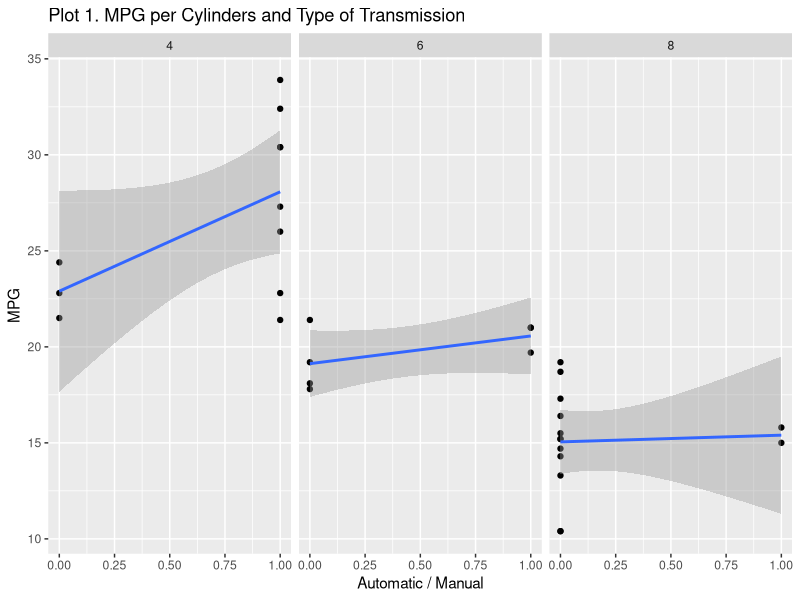
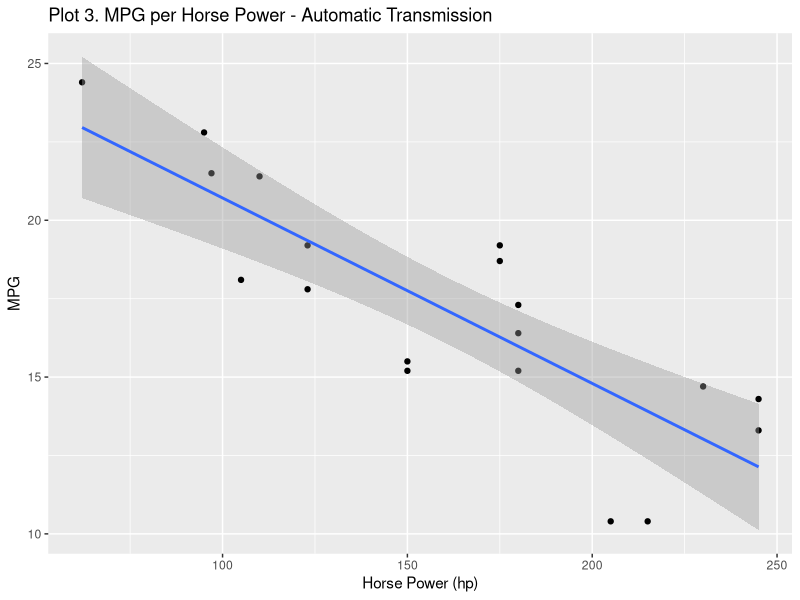
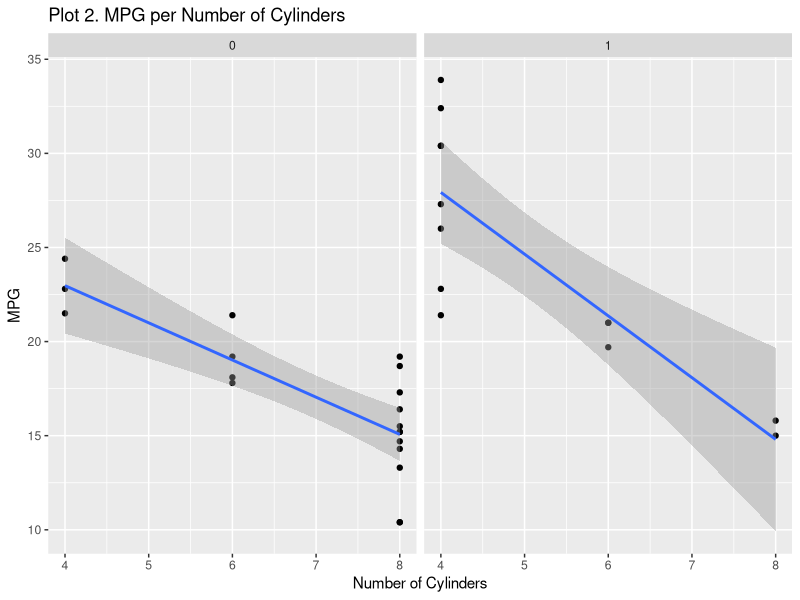
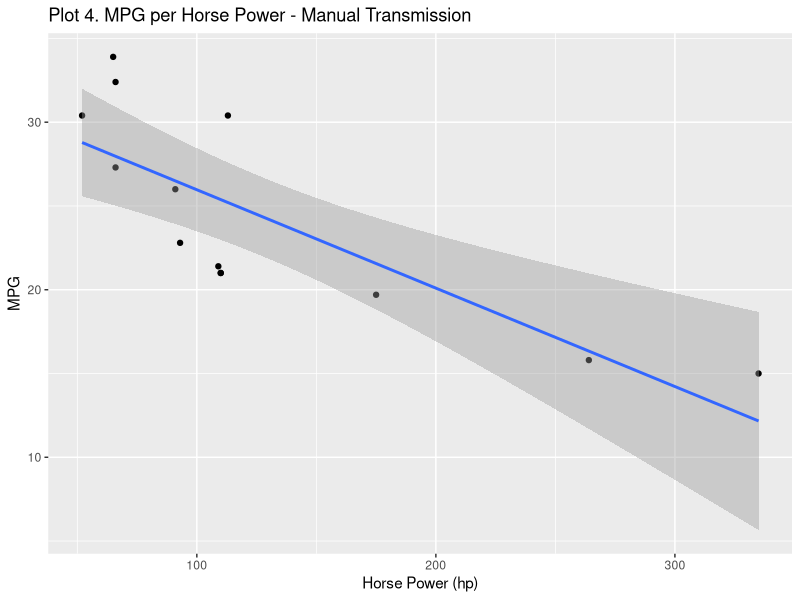
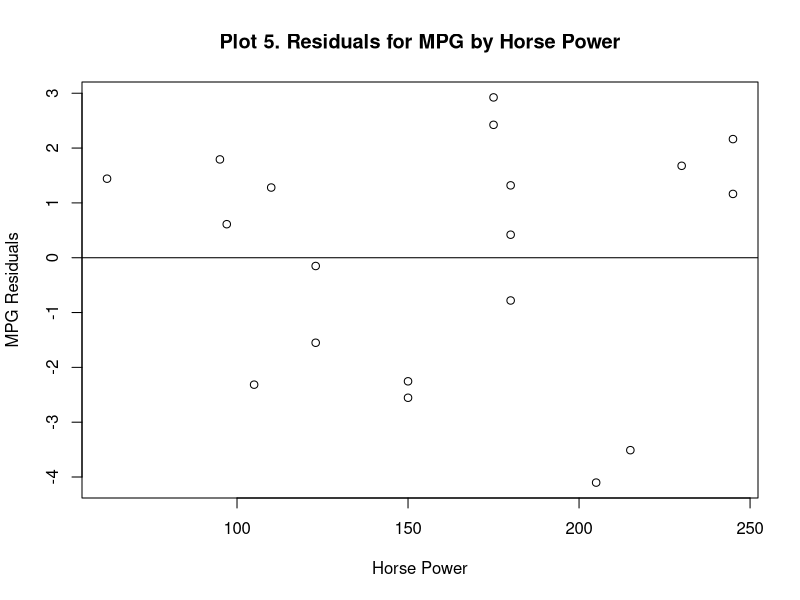

Reproduce these figures in R, in order.
## ---- chunk 1
library(ggplot2)
g <- ggplot(mtcars, aes(am, mpg))
g +  labs(title = "Plot 1. MPG per Cylinders and Type of Transmission", x = "Automatic / Manual", y = "MPG") + geom_point() + facet_grid(. ~ cyl) + geom_smooth(method = "lm")
## ---- chunk 2
auto <- mtcars[mtcars$am==0,]
manu <- mtcars[mtcars$am==1,]
g <- ggplot(auto, aes(hp, mpg))
g +  labs(title = "Plot 3. MPG per Horse Power - Automatic Transmission", x = "Horse Power (hp)", y = "MPG") + geom_point() + geom_smooth(method = "lm")
## ---- chunk 3
g <- ggplot(mtcars, aes(cyl, mpg))
g +  labs(title = "Plot 2. MPG per Number of Cylinders", x = "Number of Cylinders", y = "MPG") + geom_point() + facet_grid(. ~ am) + geom_smooth(method = "lm")
## ---- chunk 4
g2 <- ggplot(manu, aes(hp, mpg))
g2 +  labs(title = "Plot 4. MPG per Horse Power - Manual Transmission", x = "Horse Power (hp)", y = "MPG") + geom_point() + geom_smooth(method = "lm")
## ---- chunk 5
f1 <- lm(mpg ~ hp, data = mtcars[mtcars$am==0,])
f1.res <- resid(f1)
plot(mtcars[mtcars$am==0,]$hp, f1.res, ylab="MPG Residuals", xlab="Horse Power", main="Plot 5. Residuals for MPG by Horse Power")
abline(0,0)
